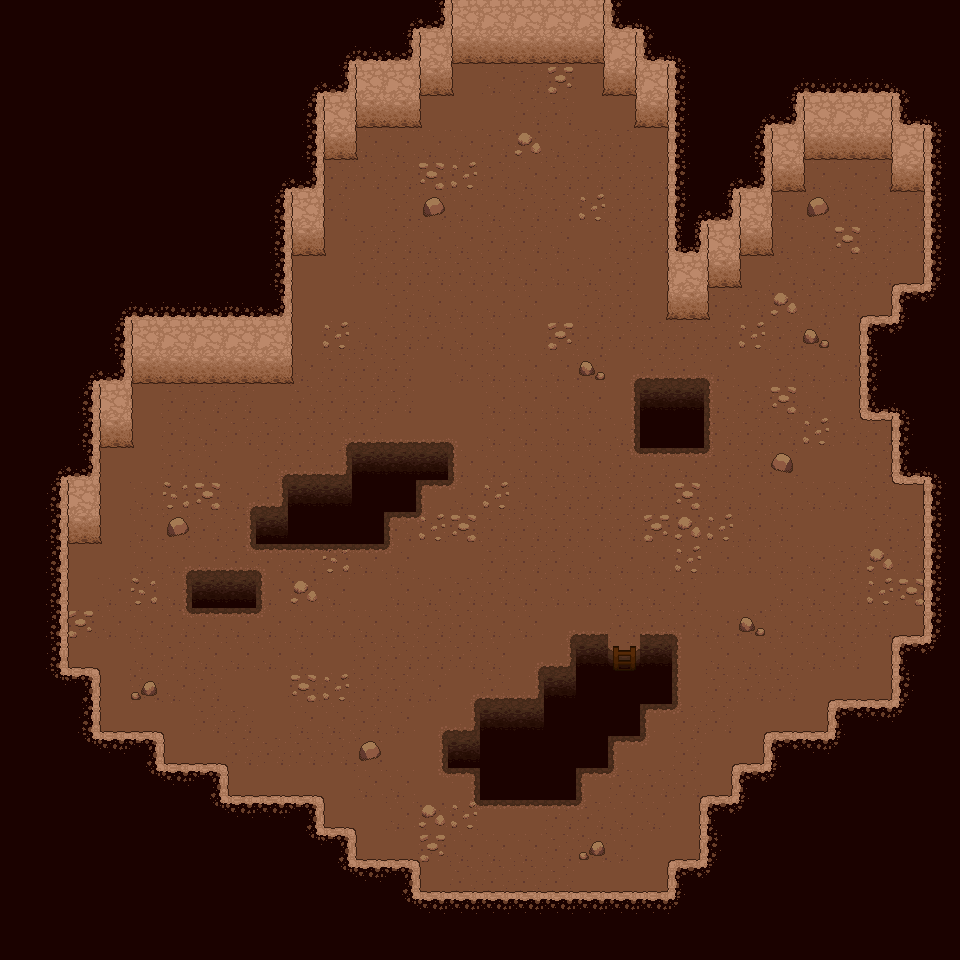

The image is a tile-based game level rendered from a .tmx file. Its description and source (layers, tilesets, objects; grid data summarised) follow:
An orthogonal 30x30 tile map with 32x32 px tiles, 6 tile layers (black, dirt, walls or whatever, edges, ...), 2 hidden layers not drawn, 2 tilesets and 25 objects (10x rock, 9x enemy, 3x big_rock, treasure_chest, robot_spawn, ...).

<map version="1.10" tiledversion="1.11.2" orientation="orthogonal" renderorder="right-down" width="30" height="30" tilewidth="32" tileheight="32" infinite="0" nextlayerid="15" nextobjectid="37">
 <tileset firstgid="1" source="cave_tiles_1.3.tsx" />
 <tileset firstgid="26" source="ladder.tsx" />
 <layer id="1" name="black" width="30" height="30">
  <data>[900 cells, 900 non-empty, 1 distinct tile ids]</data>
 </layer>
 <layer id="2" name="dirt" width="30" height="30">
  <data>[900 cells, 449 non-empty, 8 distinct tile ids]</data>
 </layer>
 <layer id="3" name="walls or whatever" width="30" height="30">
  <data>[900 cells, 71 non-empty, 4 distinct tile ids]</data>
 </layer>
 <layer id="5" name="edges" width="30" height="30">
  <data>[900 cells, 60 non-empty, 7 distinct tile ids]</data>
 </layer>
 <layer id="13" name="ladder" width="30" height="30">
  <data>[900 cells, 1 non-empty, 1 distinct tile ids]</data>
 </layer>
 <layer id="8" name="boundary edge" width="30" height="30" visible="0">
  <data>[900 cells, 301 non-empty, 7 distinct tile ids]</data>
 </layer>
 <layer id="9" name="boundary edge" width="30" height="30">
  <data>[900 cells, 266 non-empty, 10 distinct tile ids]</data>
 </layer>
 <layer id="10" name="Collision" width="30" height="30" visible="0">
  <data>[900 cells, 451 non-empty, 1 distinct tile ids]</data>
 </layer>
 <objectgroup id="11" name="Spawns">
  <object id="2" name="enemy" x="512" y="482" width="32" height="32">
   <properties>
    <property name="accepted_types" value="slime" />
    <property name="count" type="int" value="1" />
    <property name="spawn_chance" type="float" value="0.3" />
   </properties>
  </object>
  <object id="8" name="rock" x="772" y="190" width="160" height="96">
   <properties>
    <property name="accepted_types" value="brown_rock grey_rock" />
    <property name="spawn_chance" type="float" value="0.6" />
   </properties>
  </object>
  <object id="12" name="enemy" x="577.333" y="544.667" width="32" height="32">
   <properties>
    <property name="accepted_types" value="slime" />
    <property name="count" type="int" value="1" />
    <property name="spawn_chance" type="float" value="0.8" />
   </properties>
  </object>
  <object id="13" name="enemy" x="126.667" y="480.667" width="32" height="32">
   <properties>
    <property name="accepted_types" value="slime" />
    <property name="count" type="int" value="1" />
    <property name="spawn_chance" type="float" value="0.8" />
   </properties>
  </object>
  <object id="14" name="enemy" x="352.667" y="638.667" width="32" height="32">
   <properties>
    <property name="accepted_types" value="slime" />
    <property name="count" type="int" value="1" />
    <property name="spawn_chance" type="float" value="0.5" />
   </properties>
  </object>
  <object id="15" name="enemy" x="480" y="128" width="32" height="32">
   <properties>
    <property name="accepted_types" value="slime" />
    <property name="count" type="int" value="1" />
    <property name="spawn_chance" type="float" value="0.8" />
   </properties>
  </object>
  <object id="16" name="enemy" x="830.667" y="542.667" width="32" height="32">
   <properties>
    <property name="accepted_types" value="slime" />
    <property name="count" type="int" value="1" />
    <property name="spawn_chance" type="float" value="0.8" />
   </properties>
  </object>
  <object id="17" name="enemy" x="126" y="640" width="32" height="32">
   <properties>
    <property name="accepted_types" value="slime" />
    <property name="count" type="int" value="1" />
    <property name="spawn_chance" type="float" value="0.5" />
   </properties>
  </object>
  <object id="18" name="enemy" x="352" y="768" width="32" height="32">
   <properties>
    <property name="accepted_types" value="slime" />
    <property name="count" type="int" value="1" />
    <property name="spawn_chance" type="float" value="0.5" />
   </properties>
  </object>
  <object id="19" name="enemy" x="576" y="224" width="32" height="32">
   <properties>
    <property name="accepted_types" value="slime" />
    <property name="count" type="int" value="1" />
    <property name="spawn_chance" type="float" value="0.3" />
   </properties>
  </object>
  <object id="20" name="rock" x="416" y="321" width="160" height="96">
   <properties>
    <property name="accepted_types" value="brown_rock grey_rock" />
    <property name="spawn_chance" type="float" value="0.6" />
   </properties>
  </object>
  <object id="21" name="rock" x="416" y="160" width="160" height="96">
   <properties>
    <property name="accepted_types" value="brown_rock grey_rock" />
    <property name="spawn_chance" type="float" value="0.6" />
   </properties>
  </object>
  <object id="22" name="rock" x="642.667" y="514" width="160" height="96">
   <properties>
    <property name="accepted_types" value="brown_rock grey_rock" />
    <property name="spawn_chance" type="float" value="0.6" />
   </properties>
  </object>
  <object id="23" name="rock" x="385.334" y="546" width="160" height="96">
   <properties>
    <property name="accepted_types" value="brown_rock grey_rock bomb_rock" />
    <property name="spawn_chance" type="float" value="0.6" />
   </properties>
  </object>
  <object id="24" name="rock" x="160" y="642" width="160" height="96">
   <properties>
    <property name="accepted_types" value="brown_rock grey_rock bomb_rock" />
    <property name="spawn_chance" type="float" value="0.6" />
   </properties>
  </object>
  <object id="25" name="rock" x="707" y="356" width="128" height="96">
   <properties>
    <property name="accepted_types" value="brown_rock grey_rock bomb_rock" />
    <property name="spawn_chance" type="float" value="0.6" />
   </properties>
  </object>
  <object id="26" name="rock" x="676.333" y="638" width="128" height="96">
   <properties>
    <property name="accepted_types" value="brown_rock grey_rock bomb_rock" />
    <property name="spawn_chance" type="float" value="0.6" />
   </properties>
  </object>
  <object id="27" name="rock" x="449" y="804" width="128" height="96">
   <properties>
    <property name="accepted_types" value="brown_rock grey_rock" />
    <property name="spawn_chance" type="float" value="0.6" />
   </properties>
  </object>
  <object id="28" name="rock" x="131" y="384" width="128" height="96">
   <properties>
    <property name="accepted_types" value="brown_rock grey_rock bomb_rock" />
    <property name="spawn_chance" type="float" value="0.6" />
   </properties>
  </object>
  <object id="30" name="big_rock" x="322" y="382" width="32" height="32">
   <properties>
    <property name="accepted_types" value="big_brown_rock" />
    <property name="spawn_chance" type="float" value="8" />
   </properties>
  </object>
  <object id="32" name="big_rock" x="578" y="446" width="32" height="32">
   <properties>
    <property name="accepted_types" value="big_brown_rock" />
    <property name="spawn_chance" type="float" value="8" />
   </properties>
  </object>
  <object id="33" name="big_rock" x="640" y="800" width="32" height="32">
   <properties>
    <property name="accepted_types" value="big_brown_rock" />
    <property name="spawn_chance" type="float" value="8" />
   </properties>
  </object>
  <object id="34" name="treasure_chest" x="606" y="286" width="32" height="32">
   <properties>
    <property name="accepted_types" value="treasure_chest" />
    <property name="spawn_chance" type="float" value="1" />
   </properties>
  </object>
 </objectgroup>
 <objectgroup id="12" name="robot_spawn">
  <object id="7" name="robot_spawn" x="351" y="288" width="33.3333" height="31.3333" />
 </objectgroup>
 <objectgroup id="14" name="Transitions">
  <object id="35" name="cave_walled_next" x="607" y="636.5" width="32" height="34">
   <properties>
    <property name="spawn_x" type="int" value="720" />
    <property name="spawn_y" type="int" value="432" />
    <property name="target_map" value="cave_walled_next.tmx" />
   </properties>
  </object>
 </objectgroup>
</map>
